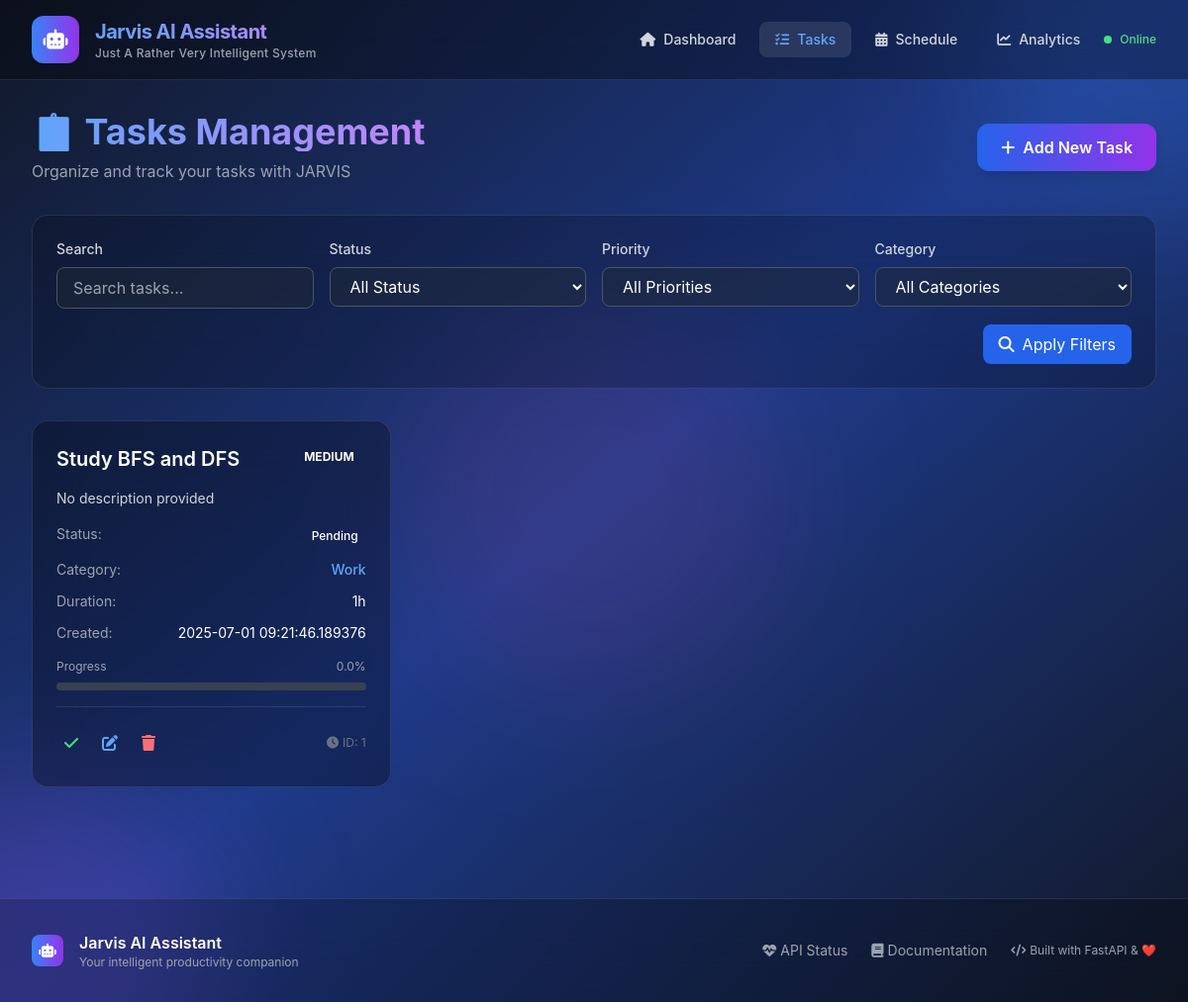
/tasks, run on an earlier commit of the app's database.
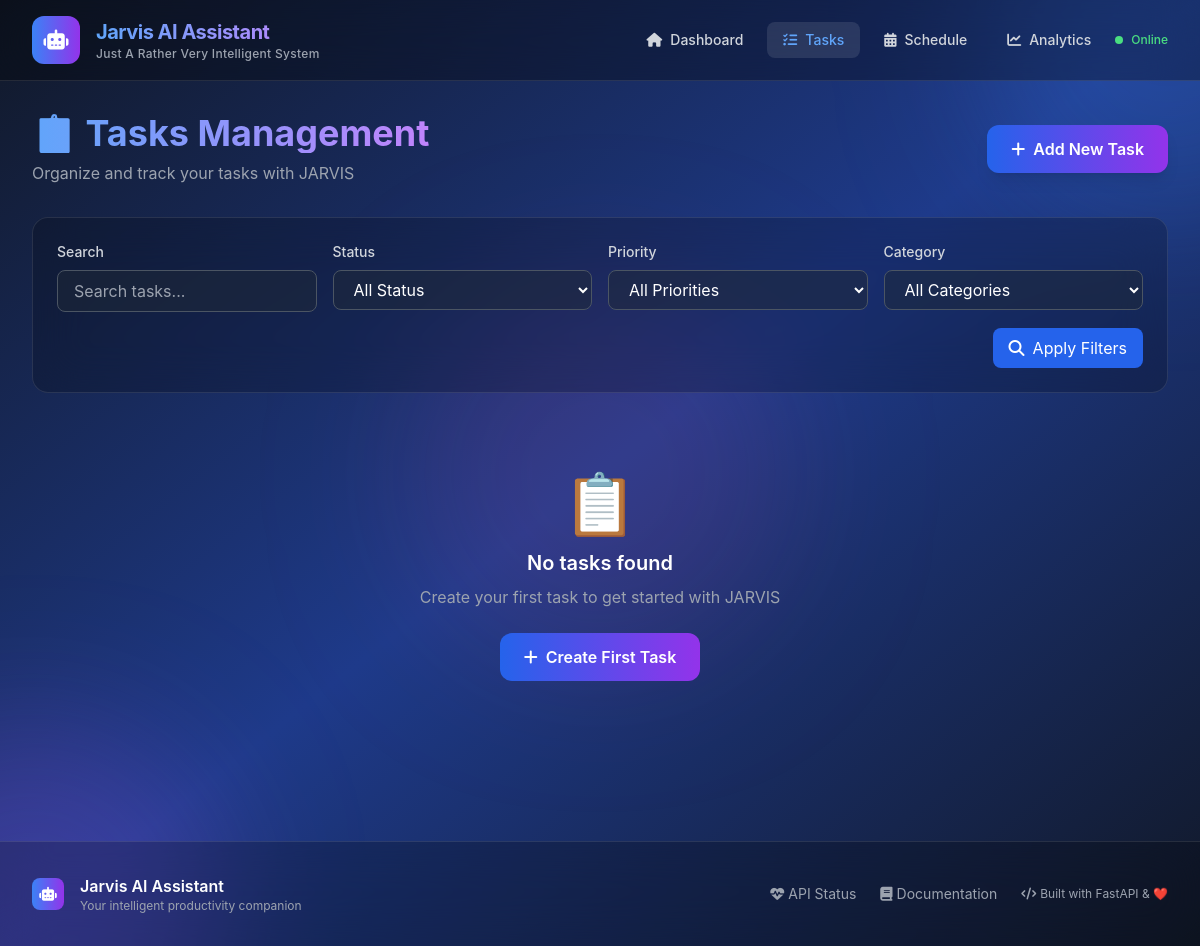
And on a later commit of the database.
### smart_scheduler/models/task.py (models this page shows, shortened)
class Task(Base):
    __tablename__ = "tasks"
    id = Column(Integer, primary_key=True, index=True)
    title = Column(String, nullable=False, index=True)
    description = Column(Text)
    status = Column(Enum(TaskStatus), default=TaskStatus.PENDING)
    priority = Column(Enum(TaskPriority), default=TaskPriority.MEDIUM)
    estimated_duration = Column(Integer)  # in minutes
    actual_duration = Column(Integer)     # in minutes
    created_at = Column(DateTime, default=datetime.utcnow)
    updated_at = Column(DateTime, default=datetime.utcnow, onupdate=datetime.utcnow)
    due_date = Column(DateTime)
    completed_at = Column(DateTime)
    category = Column(String, index=True)
    tags = Column(String)  # JSON string for now
    progress_percentage = Column(Float, default=0.0)
    scheduled_start_time = Column(DateTime, nullable=True)  # When task is scheduled to start
    scheduled_end_time = Column(DateTime, nullable=True)    # When task is scheduled to end
    project_id = Column(Integer, nullable=True)  # No foreign key yet to avoid errors
    recurrence = Column(Enum(TaskRecurrence), default=TaskRecurrence.NONE)
    recurrence_end_date = Column(Date, nullable=True)
    energy_level_required = Column(Integer, default=3)  # 1-5 scale
    focus_level_required = Column(Integer, default=3)   # 1-5 scale

### smart_scheduler/main.py (the view)
@app.get("/tasks", response_class=HTMLResponse)
def tasks_page(request: Request, db: Session = Depends(get_db)):
    task_service = TaskService(db)
    tasks = task_service.get_tasks()
    return templates.TemplateResponse("tasks.html", {
        "request": request,
        "tasks": tasks,
        "page_title": "Tasks"
    })

### smart_scheduler/templates/tasks.html (shortened to what this page needs)
{% extends "base.html" %}
{% block content %}
<div class="space-y-8">
    <div class="flex justify-between items-center mb-8">
        <div>
            <h1 class="text-4xl font-bold bg-gradient-to-r from-blue-400 to-purple-400 bg-clip-text text-transparent mb-2">
            </h1>
            <p class="text-gray-400">Organize and track your tasks with JARVIS</p>
        </div>
        <button onclick="openModal('task-modal')" class="bg-gradient-to-r from-blue-600 to-purple-600 hover:from-blue-700 hover:to-purple-700 text-white px-6 py-3 rounded-xl font-semibold transition-all duration-300 transform hover:scale-105 shadow-lg">
            <i class="fas fa-plus mr-2"></i>Add New Task
        </button>
    </div>
    <div class="bg-black/20 backdrop-blur-xl rounded-2xl p-6 border border-white/10">
        <div class="grid grid-cols-1 md:grid-cols-4 gap-4">
            <div>
                <label class="block text-sm font-medium text-gray-300 mb-2">Search</label>
                <input type="text" id="search-input" placeholder="Search tasks..."
                       class="w-full bg-gray-800/50 border border-gray-600 rounded-lg px-4 py-2 text-white placeholder-gray-400 focus:ring-2 focus:ring-blue-500 focus:border-transparent">
            </div>
            <div>
                <label class="block text-sm font-medium text-gray-300 mb-2">Status</label>
                <select id="status-filter" class="w-full bg-gray-800/50 border border-gray-600 rounded-lg px-4 py-2 text-white focus:ring-2 focus:ring-blue-500 focus:border-transparent">
                    <option value="">All Status</option>
                </select>
            </div>
            <div>
                <label class="block text-sm font-medium text-gray-300 mb-2">Priority</label>
                <select id="priority-filter" class="w-full bg-gray-800/50 border border-gray-600 rounded-lg px-4 py-2 text-white focus:ring-2 focus:ring-blue-500 focus:border-transparent">
                    <option value="">All Priorities</option>
                </select>
            </div>
            <div>
                <label class="block text-sm font-medium text-gray-300 mb-2">Category</label>
                <select id="category-filter" class="w-full bg-gray-800/50 border border-gray-600 rounded-lg px-4 py-2 text-white focus:ring-2 focus:ring-blue-500 focus:border-transparent">
                    <option value="">All Categories</option>
                </select>
            </div>
        </div>
        <div class="mt-4 flex justify-end">
            <button onclick="applyFilters()" class="bg-blue-600 hover:bg-blue-700 text-white px-4 py-2 rounded-lg transition-colors">
                <i class="fas fa-search mr-2"></i>Apply Filters
            </button>
        </div>
    </div>
    <div id="tasks-container" class="grid grid-cols-1 md:grid-cols-2 lg:grid-cols-3 gap-6">
        {% for task in tasks %}
        <div class="task-card bg-black/30 backdrop-blur-xl rounded-2xl p-6 border border-white/10 hover:border-white/20 transition-all duration-300 transform hover:scale-105" data-task-id="{{ task.id }}">
            <div class="flex justify-between items-start mb-4">
                <h3 class="text-xl font-semibold text-white truncate flex-1 mr-4">{{ task.title }}</h3>
                <span class="priority-badge priority-{{ task.priority }} text-xs font-bold px-3 py-1 rounded-full">
                    {{ task.priority.upper() }}
                </span>
            </div>
            <p class="text-gray-300 text-sm mb-4 line-clamp-3">
                {{ task.description or 'No description provided' }}
            </p>
            <div class="space-y-3 mb-4">
                <div class="flex justify-between text-sm">
                    <span class="text-gray-400">Status:</span>
                    <span class="status-badge status-{{ task.status }} px-2 py-1 rounded text-xs font-medium">
                        {{ task.status.replace('_', ' ')|title }}
                    </span>
                </div>
                {% if task.category %}
                <div class="flex justify-between text-sm">
                    <span class="text-gray-400">Category:</span>
                    <span class="text-blue-400 font-medium">{{ task.category|title }}</span>
                </div>
                {% endif %}
                {% if task.estimated_duration %}
                <div class="flex justify-between text-sm">
                    <span class="text-gray-400">Duration:</span>
                    <span class="text-white">{{ format_duration(task.estimated_duration) }}</span>
                </div>
                {% endif %}
                <div class="flex justify-between text-sm">
                    <span class="text-gray-400">Created:</span>
                    <span class="text-white">{{ task.created_at }}</span>
                </div>
            </div>
            <div class="mb-4">
                <div class="flex justify-between text-xs text-gray-400 mb-2">
                    <span>Progress</span>
                    <span>{{ task.progress_percentage }}%</span>
                </div>
                <div class="progress-bg bg-gray-700 rounded-full h-2">
                </div>
            </div>
            <div class="flex justify-between items-center pt-4 border-t border-white/10">
                <div class="flex space-x-2">
                    {% if task.status != 'completed' %}
                    <button onclick="completeTask({{ task.id }})"
                            class="text-green-400 hover:text-green-300 hover:bg-green-400/10 p-2 rounded-lg transition-all"
                            title="Mark Complete">
                        <i class="fas fa-check"></i>
                    </button>
                    {% endif %}
                    <button onclick="editTask({{ task.id }})"
                            class="text-blue-400 hover:text-blue-300 hover:bg-blue-400/10 p-2 rounded-lg transition-all"
                            title="Edit Task">
                        <i class="fas fa-edit"></i>
                    </button>
                    <button onclick="deleteTask({{ task.id }})"
                            class="text-red-400 hover:text-red-300 hover:bg-red-400/10 p-2 rounded-lg transition-all"
                            title="Delete Task">
                        <i class="fas fa-trash"></i>
                    </button>
                </div>
                <div class="text-xs text-gray-500">
                    <i class="fas fa-clock mr-1"></i>ID: {{ task.id }}
                </div>
            </div>
        </div>
        {% endfor %}
        {% if not tasks %}
        <div class="col-span-full text-center py-12">
            <div class="text-6xl mb-4">📋</div>
            <h3 class="text-xl font-semibold text-white mb-2">No tasks found</h3>
            <p class="text-gray-400 mb-6">Create your first task to get started with JARVIS</p>
            <button onclick="openModal('task-modal')" class="bg-gradient-to-r from-blue-600 to-purple-600 text-white px-6 py-3 rounded-xl font-semibold">
                <i class="fas fa-plus mr-2"></i>Create First Task
            </button>
        </div>
        {% endif %}
    </div>
</div>
{% endblock %}

### smart_scheduler/templates/base.html (shortened to what this page needs)
<!DOCTYPE html>
<html lang="en" class="dark">
<head>
    <script src="https://cdn.tailwindcss.com"></script>
    <link rel="stylesheet" href="https://cdnjs.cloudflare.com/ajax/libs/font-awesome/6.4.0/css/all.min.css">
</head>
<body class="bg-gradient-to-br from-gray-900 via-blue-900 to-gray-900 min-h-screen text-white font-sans antialiased">
    <div class="fixed inset-0 overflow-hidden pointer-events-none">
        <div class="absolute -top-40 -right-40 w-96 h-96 bg-blue-500 rounded-full mix-blend-multiply filter blur-3xl opacity-20 animate-pulse-soft"></div>
        <div class="absolute -bottom-40 -left-40 w-96 h-96 bg-purple-500 rounded-full mix-blend-multiply filter blur-3xl opacity-20 animate-pulse-soft"></div>
        <div class="absolute top-1/2 left-1/2 transform -translate-x-1/2 -translate-y-1/2 w-96 h-96 bg-pink-500 rounded-full mix-blend-multiply filter blur-3xl opacity-10 animate-pulse-soft"></div>
    </div>
    <nav class="relative z-10 bg-black/30 backdrop-blur-xl border-b border-white/10">
        <div class="max-w-7xl mx-auto px-4 sm:px-6 lg:px-8">
            <div class="flex justify-between items-center h-20">
                <div class="flex items-center space-x-4">
                    <div class="flex-shrink-0">
                        <div class="w-12 h-12 bg-gradient-to-r from-blue-500 to-purple-600 rounded-xl flex items-center justify-center">
                            <i class="fas fa-robot text-white text-xl"></i>
                        </div>
                    </div>
                    <div>
                        <h1 class="text-xl font-bold bg-gradient-to-r from-blue-400 to-purple-400 bg-clip-text text-transparent tracking-tight">
                        </h1>
                        <p class="text-xs text-gray-400 font-medium tracking-wide">Just A Rather Very Intelligent System</p>
                    </div>
                </div>
                <div class="flex items-center space-x-2">
                    <a href="/" class="nav-link group flex items-center px-4 py-2 rounded-lg text-sm font-medium transition-all duration-200 hover:bg-white/10 {% if request.url.path == '/' %}bg-white/10 text-blue-400{% else %}text-gray-300 hover:text-white{% endif %}">
                        <i class="fas fa-home mr-2 group-hover:scale-110 transition-transform"></i>Dashboard
                    </a>
                    <a href="/tasks" class="nav-link group flex items-center px-4 py-2 rounded-lg text-sm font-medium transition-all duration-200 hover:bg-white/10 {% if '/tasks' in request.url.path %}bg-white/10 text-blue-400{% else %}text-gray-300 hover:text-white{% endif %}">
                        <i class="fas fa-tasks mr-2 group-hover:scale-110 transition-transform"></i>Tasks
                    </a>
                    <a href="/schedule" class="nav-link group flex items-center px-4 py-2 rounded-lg text-sm font-medium transition-all duration-200 hover:bg-white/10 {% if '/schedule' in request.url.path %}bg-white/10 text-blue-400{% else %}text-gray-300 hover:text-white{% endif %}">
                        <i class="fas fa-calendar-alt mr-2 group-hover:scale-110 transition-transform"></i>Schedule
                    </a>
                    <a href="/analytics" class="nav-link group flex items-center px-4 py-2 rounded-lg text-sm font-medium transition-all duration-200 hover:bg-white/10 {% if '/analytics' in request.url.path %}bg-white/10 text-blue-400{% else %}text-gray-300 hover:text-white{% endif %}">
                        <i class="fas fa-chart-line mr-2 group-hover:scale-110 transition-transform"></i>Analytics
                    </a>
                    <div class="ml-4 flex items-center space-x-2">
                        <div class="w-2 h-2 bg-green-400 rounded-full animate-pulse"></div>
                        <span class="text-xs text-green-400 font-medium">Online</span>
                    </div>
                </div>
            </div>
        </div>
    </nav>
    <main class="relative z-10 max-w-7xl mx-auto px-4 sm:px-6 lg:px-8 py-8">
        {% block content %}{% endblock %}
    </main>
    <footer class="relative z-10 border-t border-white/10 bg-black/20 backdrop-blur-xl mt-20">
        <div class="max-w-7xl mx-auto px-4 sm:px-6 lg:px-8 py-8">
            <div class="flex flex-col md:flex-row justify-between items-center">
                <div class="flex items-center space-x-4 mb-4 md:mb-0">
                    <div class="w-8 h-8 bg-gradient-to-r from-blue-500 to-purple-600 rounded-lg flex items-center justify-center">
                        <i class="fas fa-robot text-white text-sm"></i>
                    </div>
                    <div>
                        <h3 class="text-white font-semibold">Jarvis AI Assistant</h3>
                        <p class="text-xs text-gray-400">Your intelligent productivity companion</p>
                    </div>
                </div>
                <div class="flex items-center space-x-6 text-sm text-gray-400">
                    <a href="/api/health" class="hover:text-blue-400 transition-colors">
                        <i class="fas fa-heartbeat mr-1"></i>API Status
                    </a>
                    <a href="/docs" class="hover:text-blue-400 transition-colors">
                        <i class="fas fa-book mr-1"></i>Documentation
                    </a>
                    <span class="text-xs">
                        <i class="fas fa-code mr-1"></i>Built with FastAPI & ❤️
                    </span>
                </div>
            </div>
        </div>
    </footer>
</body>
</html>

### smart_scheduler/templates/base.html (style rules this page uses)
html { scroll-behavior: smooth; }

What changed in the data, as far as the page shows it:
removed Task: title "Study BFS and DFS", priority "MEDIUM", description "No description provided", status.replace "Pending", category "Work", estimated_duration "1h", created_at "2025-07-01 09:21:46.189376", progress_percentage "0.0", id "1"
Also different on the page:
text now shown: "📋 No tasks found Create your first task to get started with JARVIS Create First Task"
